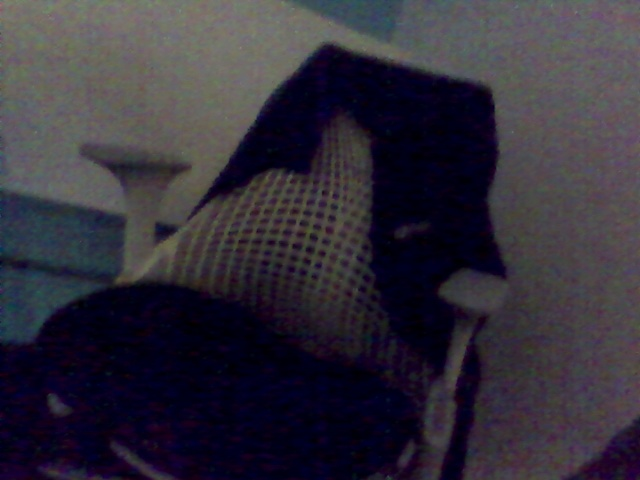
#> input picture Test1/frame1.jpg, 640 x 480 px; its folder holds 4 pictures in this run
$ python wrapper.py   (older library calls are emulated)
#> lines starting #> are read from the running program, lines starting #| are printed output that depends on the picture
### SubPixelAlignment.py
import glob
import cv2
import numpy as np


class SubPixelAlignment:

    def __init__(self):
        self.imgs = []
        self.ref_img = []
        self.ref_img_arg = np.inf
        self.tilevec = []
        self.tile_rows = 0
        self.tile_cols = 0

    def get_image_vector(self):
        self.imgs = [cv2.imread(file, 0) for file in glob.glob("/home/yash/PycharmProjects/L2subpixelAlignment/Test1/*.jpg")]
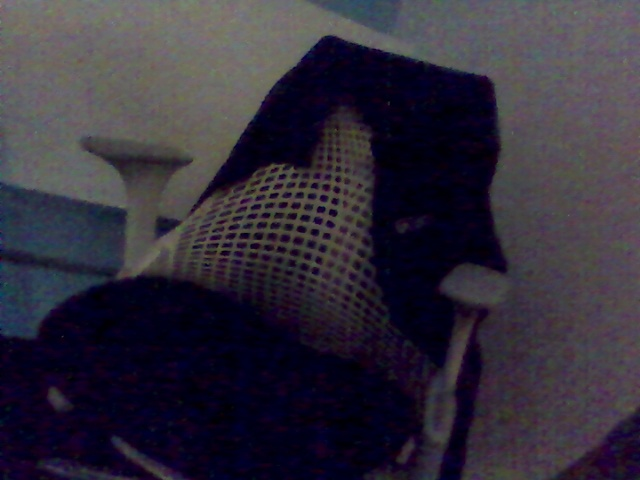
#> input picture Test1/frame2.jpg, 640 x 480 px
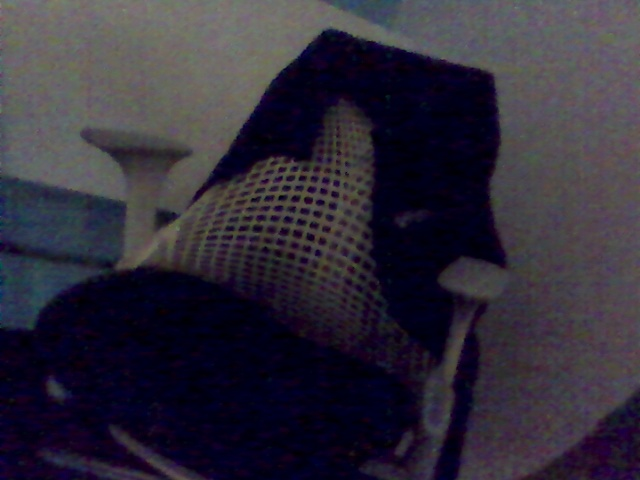
#> input picture Test1/frame3.jpg, 640 x 480 px
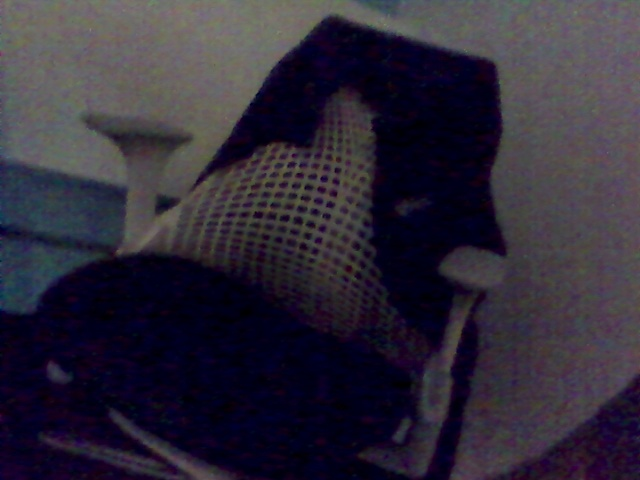
#> input picture Test1/frame4.jpg, 640 x 480 px
#> self.imgs = 4 items
        return self.imgs

    def make_tiles(self, image):
        image = np.asarray(image)
        tile_nrows = int(image.shape[0]/16)
        tile_ncols = int(image.shape[1]/16)
        self.tilevec = np.zeros((tile_nrows, tile_ncols, 16, 16))
        for i in range(tile_nrows):
            for j in range(tile_ncols):
                self.tilevec[i, j, :, :] = image[i:i+16, j:j+16]
        return self.tilevec

    def find_reference(self):
        min_fm = np.inf
        min_fm_arg = -1
        for i in range(len(self.imgs)):
            fm = cv2.Laplacian(self.imgs[i], cv2.CV_64F).var()
            if fm < min_fm:
                min_fm = fm
                min_fm_arg = i
#> this loop made 4 passes
#> (fm, min_fm, min_fm_arg) on pass 1: (12.48, 12.48, 0)
#> fm on passes 2 to 4: 29.57, 20.87, 16.36
#> after the loop, min_fm = 12.48; min_fm_arg = 0
        self.ref_img = self.imgs[i]
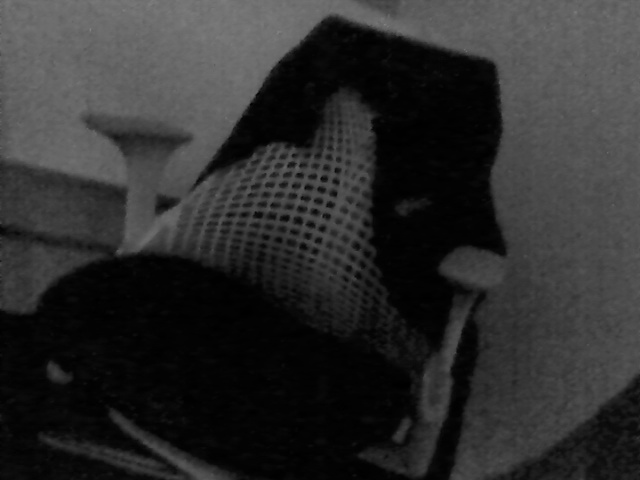
#> self.ref_img: shape (480, 640); min 0, max 131, mean 45.8
        self.ref_img_arg = min_fm_arg
#> self.ref_img_arg = 0

    def isSafe(self, i, j, k, l):
        safety1 = i + k
        safety2 = j + l

        if safety1 < 0 or safety1 >= self.tile_rows or safety2 < 0 or safety2 >= self.tile_cols:
            return False
        else:
            return True

### L1.py
import numpy as np
from SubPixelAlignment import SubPixelAlignment


class L1(SubPixelAlignment):

    def __init__(self):
        super().__init__()

    def l1_distance(self, img_no):

        matrix2 = self.imgs[img_no]

        movement_1 = np.zeros((self.tile_rows * 16, self.tile_cols * 16))
        movement_2 = np.zeros((self.tile_rows * 16, self.tile_cols * 16))

        for i in range(self.tile_rows):
            for j in range(self.tile_cols):
                norm = np.linalg.norm(self.tilevec[i, j, :, :], ord=1)
                min_norm = 10000
                min_l = 0
                min_k = 0
                for k in range(-1, 2):
                    for l in range(-1, 2):

                        if self.isSafe(i, j, k, l):

                            if k == 0 and l == 0:
                                continue
                            x = np.abs(np.linalg.norm(matrix2[(i*16+k):(i*16+k+16), (j*16+l):(j*16+l+16)], ord=1) - norm)
                            if x < min_norm:
                                min_norm = x
                                min_l = l
                                min_k = k
                movement_1[i*16:i*16+16, j*16:j*16+16] = min_k
                movement_2[i*16:i*16+16, j*16:j*16+16] = min_l

        return movement_1, movement_2

    def l1_distance_all(self):
        self.tilevec = self.make_tiles(self.ref_img)
        self.tile_rows = self.tilevec.shape[0]
#> self.tile_rows = 30
        self.tile_cols = self.tilevec.shape[1]
#> self.tile_cols = 40
        dir1_sequence = np.zeros((len(self.imgs), self.tile_rows*16, self.tile_cols*16))
        dir2_sequence = np.zeros((len(self.imgs), self.tile_rows*16, self.tile_cols*16))
        for i in range(len(self.imgs)):
            if i != self.ref_img_arg:
                dir1_sequence[i], dir2_sequence[i] = self.l1_distance(i)
#> this loop made 4 passes
#> pass 2, in l1_distance, `matrix2 = self.imgs[img_no]`:
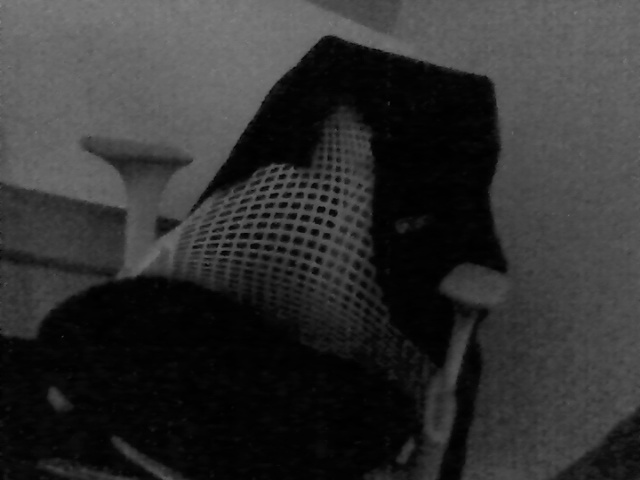
#> matrix2: shape (480, 640); min 0, max 131, mean 48.7
#> pass 3, in l1_distance (call 2), `matrix2 = self.imgs[img_no]`:
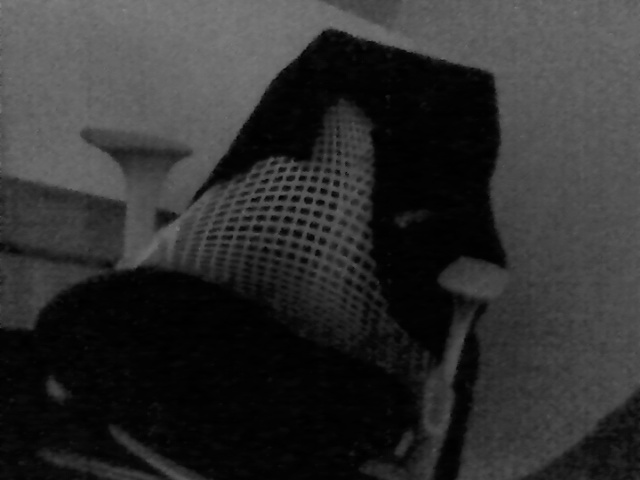
#> matrix2: shape (480, 640); min 0, max 132, mean 47.4
#> the loop in find_reference (call 2), `for i in range(len(self.imgs)):` made 4 passes
        return dir1_sequence, dir2_sequence

### L2.py
import numpy as np
from SubPixelAlignment import SubPixelAlignment


class L2(SubPixelAlignment):

    def __init__(self):
        super().__init__()

    def L2residualComputation(self, img_no):

        matrix2 = self.imgs[img_no]
        D2 = np.zeros_like(matrix2)

        movement_x = np.zeros((self.tile_rows * 16, self.tile_cols * 16))
        movement_y = np.zeros((self.tile_rows * 16, self.tile_cols * 16))

        for i in range(self.tile_rows):
            for j in range(self.tile_cols):

                template_norm = np.linalg.norm(self.tilevec[i, j, :, :], ord=2)

                min_D2 = 10000

                for k in range(-4, 5):
                    for l in range(-4, 5):

                        if self.isSafe(i, j, k, l):

                            seq_image_norm = np.linalg.norm(matrix2[(i*16 + k):(i*16 + k + 16), (j*16 + l):(j*16 + l + 16)]
                                                            , ord=2)

                            correlation = np.sum(self.tilevec[i, j, :, :]*matrix2[(i*16+k):(i*16+k+16), (j*16+l):(j*16+l+16)])

                            current_D2 = template_norm + seq_image_norm - 2*correlation

                            if min_D2 > current_D2:
                                min_D2 = current_D2
                                min_k = k
                                min_l = l

                movement_x[i * 16:i * 16 + 16, j * 16:j * 16 + 16] = min_k
                movement_y[i * 16:i * 16 + 16, j * 16:j * 16 + 16] = min_l

                dist_mtx = np.zeros((3, 3))
                for k in range(-1, 2):
                    for l in range(-1, 2):
                        if self.isSafe(i, j, k, l):
                            seq_image_norm = np.linalg.norm(
                                matrix2[(i * 16 + k):(i * 16 + k + 16), (j * 16 + l):(j * 16 + l + 16)]
                                , ord=2)

                            correlation = np.sum(self.tilevec[i, j, :, :] * matrix2[(i * 16 + k):(i * 16 + k + 16),
                                                                            (j * 16 + l):(j * 16 + l + 16)])

                            current_D2 = template_norm + seq_image_norm - 2 * correlation
                            dist_mtx[k + 1, l + 1] = current_D2

                fa_11 = np.array([[1, -2, 1], [2, -4, 2], [1, -2, 1]]) / 4
                fa_12 = np.array([[1, 0, -1], [0, 0, 0], [-1, 0, 1]]) / 4
                fa_21 = fa_12
                fa_22 = np.array([[1, 0, -1], [0, 0, 0], [-1, 0, 1]]) / 4
                fb_1 = np.array([[-1, 0, 1], [-2, 0, 2], [-1, 0, 1]]) / 4
                fb_2 = np.array([[-1, -2, -1], [0, 0, 0], [1, 2, 1]]) / 4
                fc = np.array([[-1, 2, -1], [2, 12, 2], [-1, 2, -1]]) / 4

                A = np.zeros((2, 2))
                A[0, 0] = np.sum(fa_11 * dist_mtx)
                A[0, 0] = np.max((0, A[0, 0]))
                A[0, 1] = np.sum(fa_12 * dist_mtx)
                A[1, 0] = A[0, 1]
                A[1, 1] = np.sum(fa_22 * dist_mtx)
                A[1, 1] = np.max((0, A[1, 1]))

                if (np.linalg.det(A) < 0):
                    A[1, 0] = 0
                    A[0, 1] = 0

                b = np.zeros((2, 1))
                b[0, 0] = np.sum(fb_1 * dist_mtx)
                b[1, 0] = np.sum(fb_2 * dist_mtx)

                c = np.sum(fc * dist_mtx)
                mu = np.matmul(np.linalg.inv(-A), b)
                mu[0, 0] += min_l
                mu[1, 0] += min_k

                movement_x[i * 16:i * 16 + 16, j * 16:j * 16 + 16] = mu[0, 0]
                movement_y[i * 16:i * 16 + 16, j * 16:j * 16 + 16] = mu[1, 0]

        return movement_x, movement_y

    def l2_distance_all(self):

        self.tilevec = self.make_tiles(self.ref_img)
        self.tile_rows = self.tilevec.shape[0]
        self.tile_cols = self.tilevec.shape[1]

        dir1_sequence = np.zeros((len(self.imgs), self.tile_rows * 16, self.tile_cols * 16))
        dir2_sequence = np.zeros((len(self.imgs), self.tile_rows * 16, self.tile_cols * 16))

        for i in range(len(self.imgs)):
            if i != self.ref_img_arg:
                dir1_sequence[i], dir2_sequence[i] = self.L2residualComputation(i)
#> this loop made 2 passes

        return dir1_sequence, dir2_sequence

### wrapper.py
from L1 import L1
from L2 import L2


def main():

    sp_object = L1()
    sp_object.get_image_vector()
    sp_object.find_reference()
    sequence_dir1_L1, sequence_dir2_L1 = sp_object.l1_distance_all()

    sp_object = L2()
    sp_object.get_image_vector()
    sp_object.find_reference()
    sequence_dir1_L2, sequence_dir2_L2 = sp_object.l2_distance_all()

    print("Aligning...")


if __name__ == "__main__":
#> (the run stopped early here; a loop or call above may not have finished)
